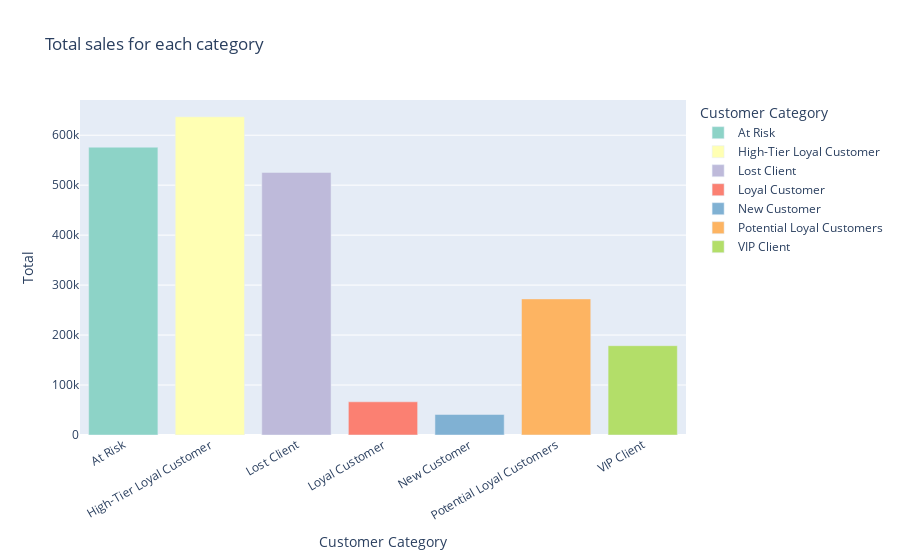

Notebook source saved alongside this figure:
### Code cell
fig2 = px.bar(only_total_by_c,
              x='Customer_Category', 
              y='total', 
              title='Total sales for each category',
             labels={'Customer_Category':'Customer Category', 'total':'Total'},
             color='Customer_Category',
             color_discrete_sequence=px.colors.qualitative.Set3)
fig2.update_traces(textfont_size=10)
fig2.update_xaxes(tickangle=330)
fig2.show()

### Figure 1 — Plotly figure (JSON) as saved in the notebook; plotly's stock layout.template omitted (floating-point values rounded to 4 significant figures)
{"data": [{"hovertemplate": "Customer Category=%{x}<br>Total=%{y}<extra></extra>", "legendgroup": "At Risk", "marker": {"color": "rgb(141,211,199)", "pattern": {"shape": ""}}, "name": "At Risk", "orientation": "v", "showlegend": true, "textfont": {"size": 10}, "textposition": "auto", "type": "bar", "x": ["At Risk"], "xaxis": "x", "y": [576000.0], "yaxis": "y"}, {"hovertemplate": "Customer Category=%{x}<br>Total=%{y}<extra></extra>", "legendgroup": "High-Tier Loyal Customer", "marker": {"color": "rgb(255,255,179)", "pattern": {"shape": ""}}, "name": "High-Tier Loyal Customer", "orientation": "v", "showlegend": true, "textfont": {"size": 10}, "textposition": "auto", "type": "bar", "x": ["High-Tier Loyal Customer"], "xaxis": "x", "y": [636900.0], "yaxis": "y"}, {"hovertemplate": "Customer Category=%{x}<br>Total=%{y}<extra></extra>", "legendgroup": "Lost Client", "marker": {"color": "rgb(190,186,218)", "pattern": {"shape": ""}}, "name": "Lost Client", "orientation": "v", "showlegend": true, "textfont": {"size": 10}, "textposition": "auto", "type": "bar", "x": ["Lost Client"], "xaxis": "x", "y": [525500.0], "yaxis": "y"}, {"hovertemplate": "Customer Category=%{x}<br>Total=%{y}<extra></extra>", "legendgroup": "Loyal Customer", "marker": {"color": "rgb(251,128,114)", "pattern": {"shape": ""}}, "name": "Loyal Customer", "orientation": "v", "showlegend": true, "textfont": {"size": 10}, "textposition": "auto", "type": "bar", "x": ["Loyal Customer"], "xaxis": "x", "y": [66430.0], "yaxis": "y"}, {"hovertemplate": "Customer Category=%{x}<br>Total=%{y}<extra></extra>", "legendgroup": "New Customer", "marker": {"color": "rgb(128,177,211)", "pattern": {"shape": ""}}, "name": "New Customer", "orientation": "v", "showlegend": true, "textfont": {"size": 10}, "textposition": "auto", "type": "bar", "x": ["New Customer"], "xaxis": "x", "y": [41110.0], "yaxis": "y"}, {"hovertemplate": "Customer Category=%{x}<br>Total=%{y}<extra></extra>", "legendgroup": "Potential Loyal Customers", "marker": {"color": "rgb(253,180,98)", "pattern": {"shape": ""}}, "name": "Potential Loyal Customers", "orientation": "v", "showlegend": true, "textfont": {"size": 10}, "textposition": "auto", "type": "bar", "x": ["Potential Loyal Customers"], "xaxis": "x", "y": [272400.0], "yaxis": "y"}, {"hovertemplate": "Customer Category=%{x}<br>Total=%{y}<extra></extra>", "legendgroup": "VIP Client", "marker": {"color": "rgb(179,222,105)", "pattern": {"shape": ""}}, "name": "VIP Client", "orientation": "v", "showlegend": true, "textfont": {"size": 10}, "textposition": "auto", "type": "bar", "x": ["VIP Client"], "xaxis": "x", "y": [178800.0], "yaxis": "y"}], "layout": {"barmode": "relative", "legend": {"title": {"text": "Customer Category"}, "tracegroupgap": 0}, "title": {"text": "Total sales for each category"}, "xaxis": {"anchor": "y", "categoryarray": ["At Risk", "High-Tier Loyal Customer", "Lost Client", "Loyal Customer", "New Customer", "Potential Loyal Customers", "VIP Client"], "categoryorder": "array", "domain": [0, 1], "tickangle": -30, "title": {"text": "Customer Category"}}, "yaxis": {"anchor": "x", "domain": [0, 1], "title": {"text": "Total"}}}}
